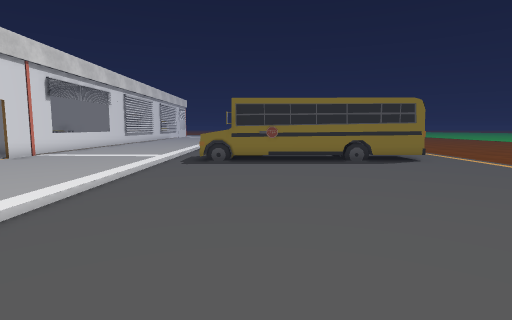
view 1 (above)

24 first-person views from a walk through a 3-D level made in the Unity game engine. The camera is 1.4 m above the floor, tilts 6° down and sees 80° across. Doors are open. The floor is counted in squares, 1 m on a side. Each view is taken from the middle of a square. On the plan, view 1 faces up. The plan holds only what a view shows up to about 14 squares ahead; the rest is blank. The place goes on beyond the plan. The player character is not drawn. Some surface patterns are stand-ins.

view 2
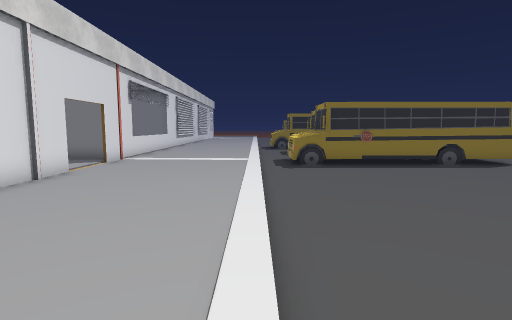

view 3
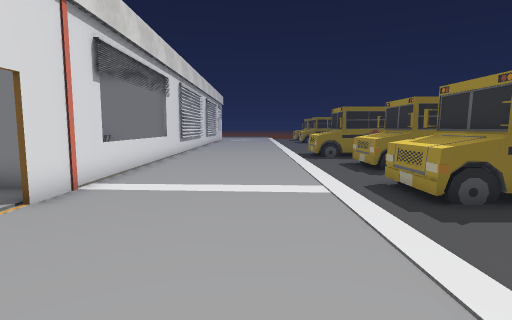

view 4
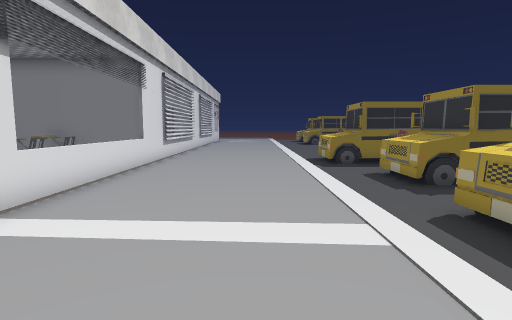

view 5
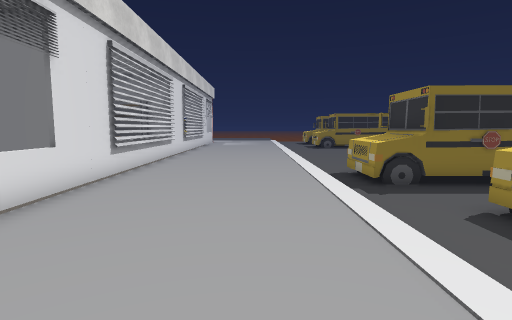

view 6
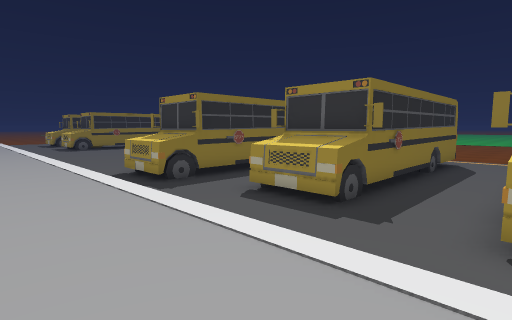

view 7
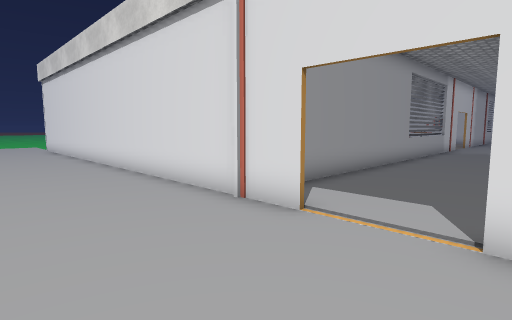

view 8
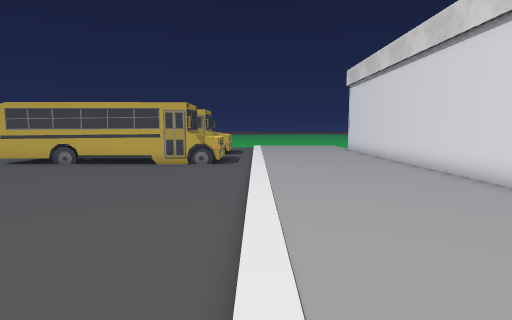

view 9
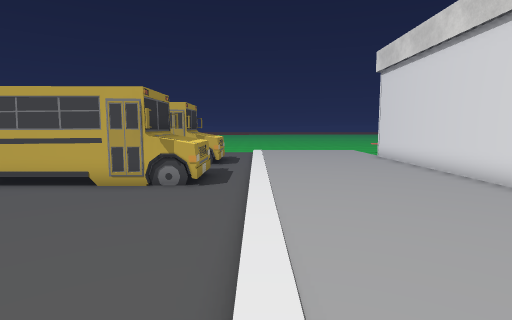

view 10
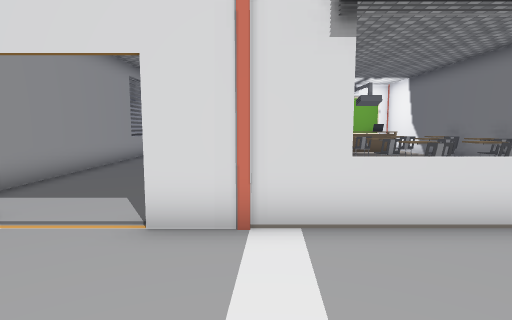

view 11
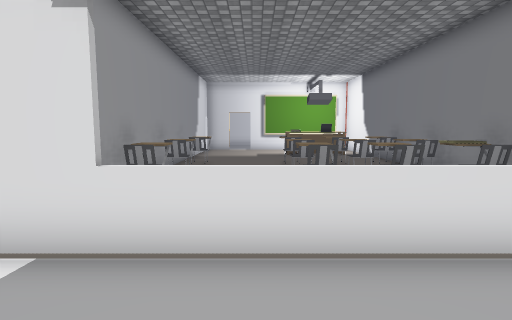

view 12
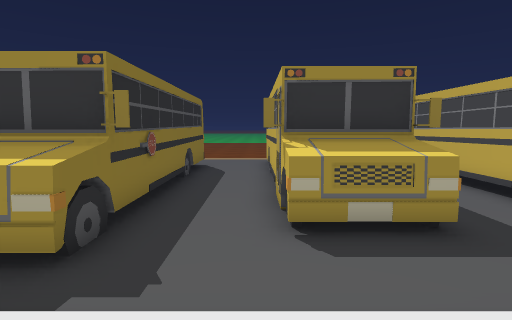

view 13
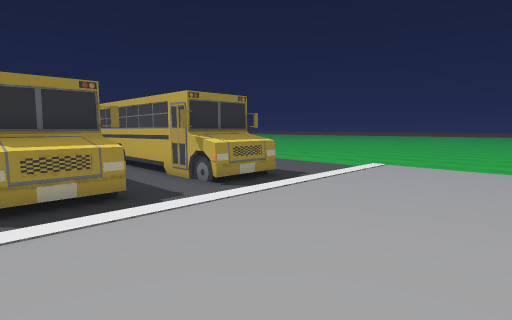

view 14
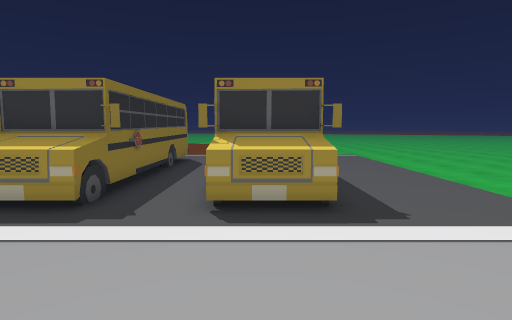

view 15
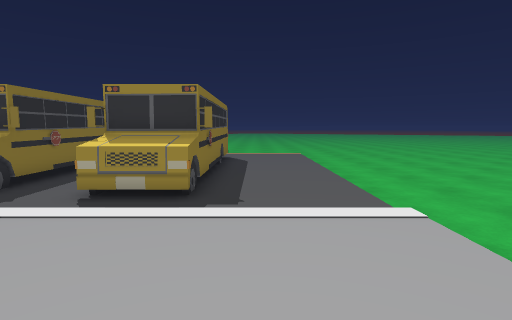

view 16
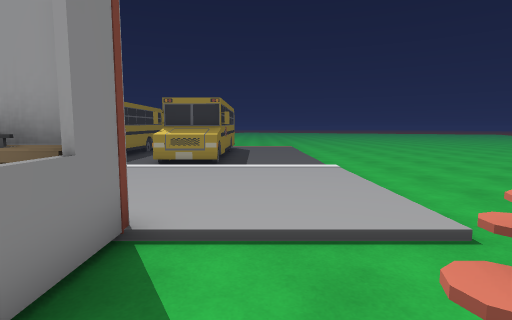

view 17
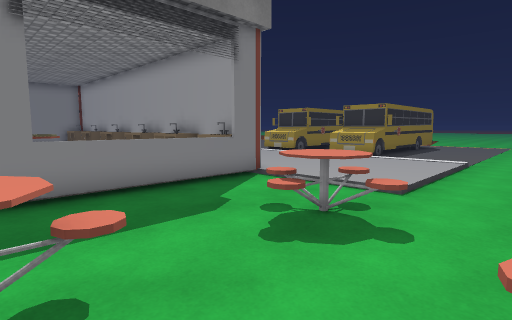

view 18
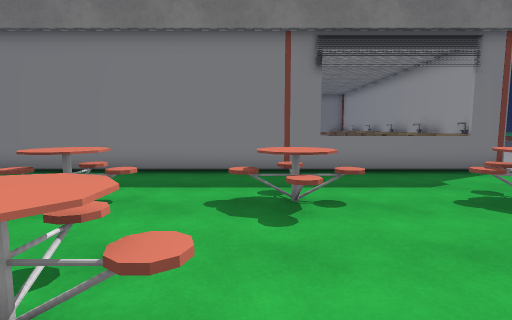

view 19
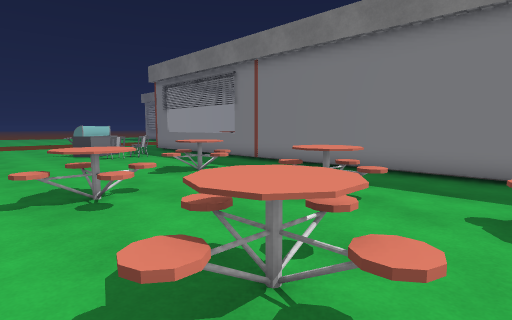

view 20
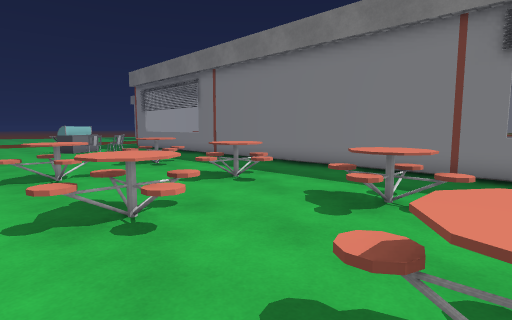

view 21
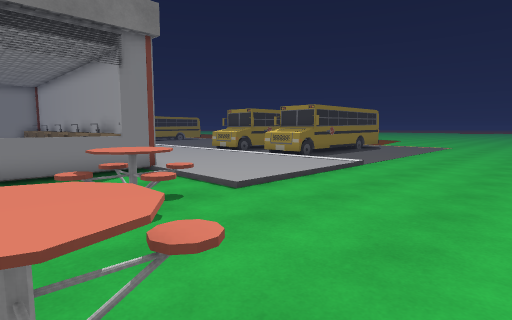

view 22
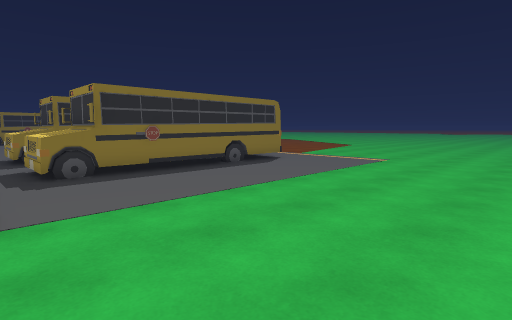

view 23
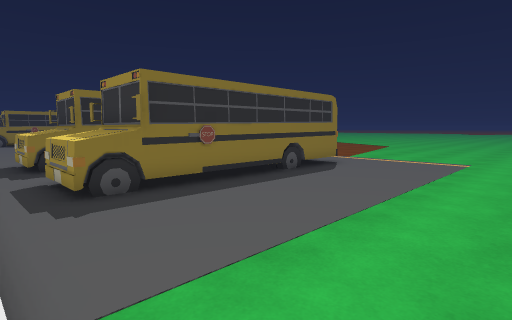

view 24
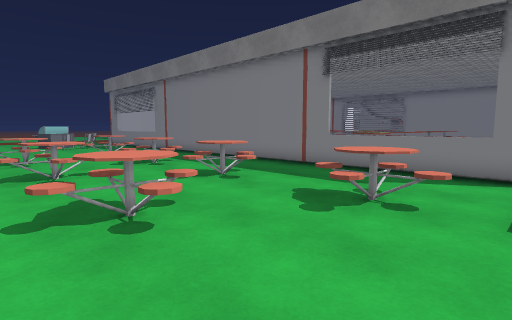

### Floor plan
Key: @ floor where view 1 was taken; # wall or solid block; . main floor; : floor 0.25 m higher than the main floor; / step, stairs or slope; D open door; = window, fence, low wall or low ledge; B bus; P pillar; C chair; T table; O other object.
Columns run from 26 left of view 1 to 6 right of it. Each row starts with its distance up from view 1.
 26                 =:::::/.BB
 25                 =:::::/BBB
 24                 #:::::/BBB
 23      ########### :::::/.BBBBBBBBB
 22      :CCCCC CC  #:::::/..........
 21      ::::       =:::::/..B.......
 20       CCCCC CC  =:::::/.BBBBBBBBB
 19      ::C::C C   =:::::/.BBB
 18      :CCCCC CC  =:::::/.BBBBBBBBB
 17      ::::       =:::::/..........
 16      ::::       =:::::/..........
 15      :CC: C CC  #:::::/.BB BBBBB
 14      ####C###### :::::/.BB    BB
 13               ::#:::::/.BBBBBBBBB
 12          :::::::D:::::/..........
 11     ::::::::::::D:::::/..........
 10     ::::::::::::D:::::/..........
  9      :::::::::::P:::::/..........
  8      ##########  :::::/..........
  7                 #:::::/..........
  6                 #:::::/.........
  5                 #:::::/.........
  4                 #:::::/........
  3                 #:::::/.......
  2                 #:::::/........
  1                 #:::::/.........
  0                 #:::::/...@.....
 -1                 #:::::/..........
 -2                T#:::::/.BBBBBBBBB
 -3                T#:::::/.BB    BB
 -4                 #:::::/.BBB BBBBB
 -5                T#:::::/.BB.B.....
 -6            O   T#:::::/.........
 -7           OO    #:::::/.BBBBBBBBB
 -8                T#:::::/.BB
 -9 #########P#====TP:::::/.BBBBBBBBB
-10 ................::::::/..B.......
-11 ................::::::/..........
-12 T...TT...T...TT.::::::/..........
-13 TT.TTTT.TTT.TTTT::::::/..........
-14 T...TT...T...TT..................
-15 .................................
-16 .TT...T....T.....................
-17 TTTT.TTT..TTT....................
-18 .TT...T....T.....................
-19   .. .... ........ ..............

Positions as (right, up) in squares from view 1, and headings:
1: (0, 0), facing up
2: (-4, 0), facing up
3: (-6, 7), facing up
4: (-6, 10), facing up
5: (-6, 15), facing up
6: (-7, 15), facing up-right
7: (-6, 13), facing down-left
8: (-4, 11), facing down
9: (-4, 6), facing down
10: (-6, 14), facing left
11: (-7, 17), facing left
12: (-6, 21), facing right
13: (-9, -2), facing down-right
14: (-8, -8), facing right
15: (-9, -11), facing right
16: (-14, -11), facing right
17: (-17, -16), facing up-right
18: (-18, -19), facing up
19: (-18, -19), facing up-left
20: (-15, -19), facing up-left
21: (-15, -19), facing up-right
22: (-4, -19), facing up-right
23: (-4, -16), facing up-right
24: (-10, -19), facing up-left
